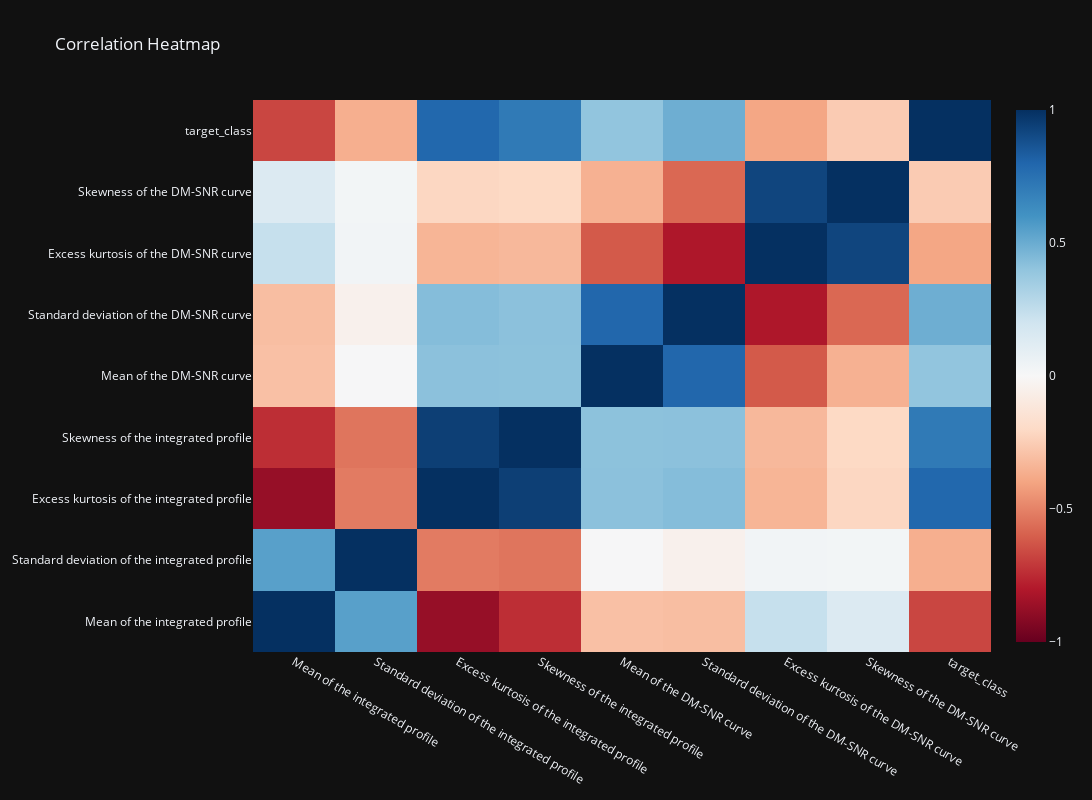

The notebook cell this image was saved under:
### Markdown cell above
Based on the following heatmap, it is possible to visually confirm the correlation between the dataset variables.

With respect to 'target_class', we can see that
- 'Mean of the integrated profile' has a relatively high negative correlation (-0.67);
- and 'Excess kurtosis of the integrated profile' has a high positive correlation (0.79), along with 'Skewness of the integrated profile' (0.70).

Other relationships insights include:
- 'Mean of the integrated profile' x 'Excess kurtosis of the integrated profile' (-0.87)
- 'Standard Deviation of the DM-SNR curve' x 'Excess kurtosis of the DM-SNR curve' (-0.80).
- 'Skewness of the integrated profile' x 'Mean of the integrated profile' (-0.73).
- 'Mean of the DM-SNR curve' x 'Standard deviation of the DM-SNR curve' (0.79).
- 'Excess kurtosis of the DM-SNR curve' x 'Skewness of the DM-SNR curve' (0.92).
- 'Excess kurtosis of the integrated profile' x 'Skewness of the integrated profile' (0.94).

### Code cell
# Correlation heatmap
fig = go.Figure()
fig.add_trace(go.Heatmap(
    x=corr_matrix.columns,
    y=corr_matrix.index,
    z=np.array(corr_matrix),
    colorscale=px.colors.diverging.RdBu,
    zmin=-1,
    zmax=1
))
fig.update_layout(title='Correlation Heatmap', width=1200, height=800)
fig.show()

### Figure 1 — Plotly figure (JSON) as saved in the notebook; plotly's stock layout.template omitted (floating-point values rounded to 4 significant figures)
{"data": [{"colorscale": [[0.0, "rgb(103,0,31)"], [0.1, "rgb(178,24,43)"], [0.2, "rgb(214,96,77)"], [0.3, "rgb(244,165,130)"], [0.4, "rgb(253,219,199)"], [0.5, "rgb(247,247,247)"], [0.6, "rgb(209,229,240)"], [0.7, "rgb(146,197,222)"], [0.8, "rgb(67,147,195)"], [0.9, "rgb(33,102,172)"], [1.0, "rgb(5,48,97)"]], "x": ["Mean of the integrated profile", "Standard deviation of the integrated profile", "Excess kurtosis of the integrated profile", "Skewness of the integrated profile", "Mean of the DM-SNR curve", "Standard deviation of the DM-SNR curve", "Excess kurtosis of the DM-SNR curve", "Skewness of the DM-SNR curve", "target_class"], "y": ["Mean of the integrated profile", "Standard deviation of the integrated profile", "Excess kurtosis of the integrated profile", "Skewness of the integrated profile", "Mean of the DM-SNR curve", "Standard deviation of the DM-SNR curve", "Excess kurtosis of the DM-SNR curve", "Skewness of the DM-SNR curve", "target_class"], "z": [[1.0, 0.5471, -0.8739, -0.7388, -0.2988, -0.307, 0.2343, 0.144, -0.6732], [0.5471, 1.0, -0.5214, -0.5398, 0.006869, -0.04763, 0.02943, 0.02769, -0.3637], [-0.8739, -0.5214, 1.0, 0.9457, 0.4144, 0.4329, -0.3412, -0.2145, 0.7916], [-0.7388, -0.5398, 0.9457, 1.0, 0.4121, 0.4151, -0.3288, -0.2048, 0.7095], [-0.2988, 0.006869, 0.4144, 0.4121, 1.0, 0.7966, -0.616, -0.3543, 0.4009], [-0.307, -0.04763, 0.4329, 0.4151, 0.7966, 1.0, -0.8098, -0.5758, 0.4915], [0.2343, 0.02943, -0.3412, -0.3288, -0.616, -0.8098, 1.0, 0.9237, -0.3908], [0.144, 0.02769, -0.2145, -0.2048, -0.3543, -0.5758, 0.9237, 1.0, -0.2591], [-0.6732, -0.3637, 0.7916, 0.7095, 0.4009, 0.4915, -0.3908, -0.2591, 1.0]], "zmax": 1, "zmin": -1, "type": "heatmap"}], "layout": {"title": {"text": "Correlation Heatmap"}, "width": 1200, "height": 800}}
